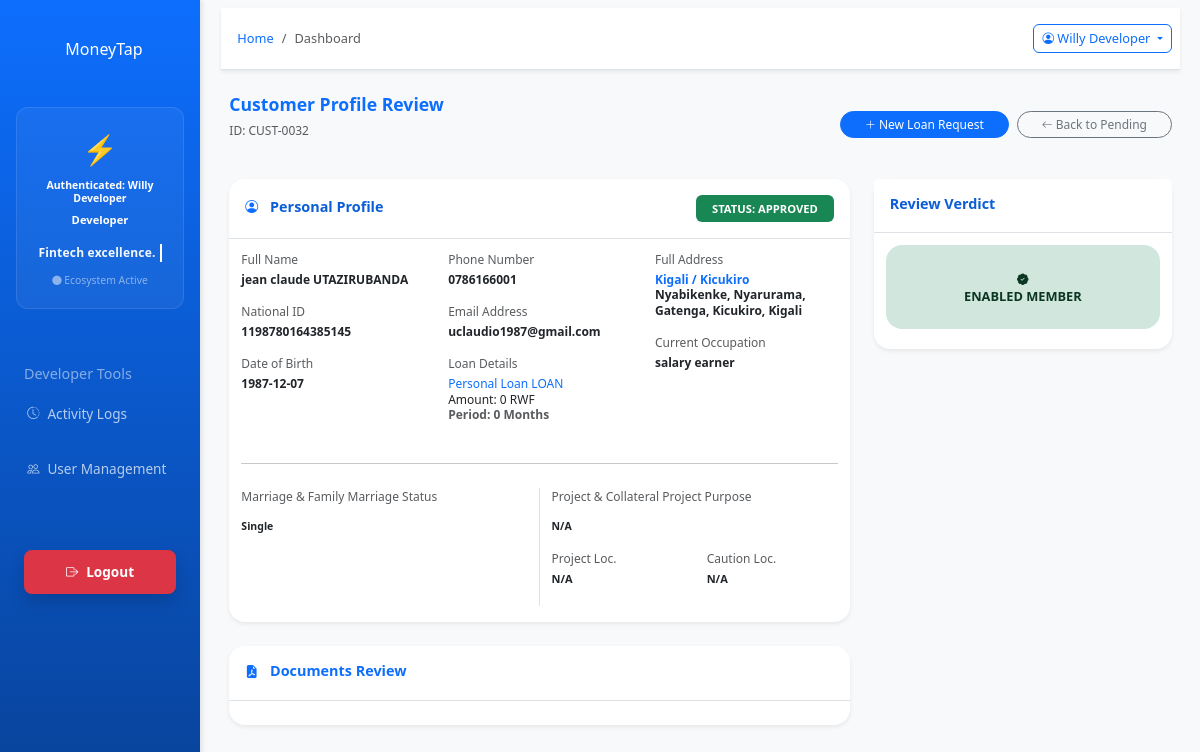
Screenshot of /app.moneytap/index.php?page=view_customer&id=144 (signed in) with the database file from the repository.
### tables this page shows
CREATE TABLE `customers` (
  `customer_id` int(11) NOT NULL,
  `customer_code` varchar(50) NOT NULL,
  `customer_name` varchar(255) NOT NULL,
  `birth_place` text,
  `id_number` varchar(50) NOT NULL,
  `account_number` varchar(50) DEFAULT NULL,
  `occupation` varchar(100) DEFAULT NULL,
  `gender` enum('Male','Female','Other') DEFAULT 'Male',
  `date_of_birth` date DEFAULT NULL,
  `phone` varchar(20) NOT NULL,
  `email` varchar(120) DEFAULT NULL,
  `organization` varchar(150) DEFAULT 'gracelending',
  `father_name` varchar(150) DEFAULT NULL,
  `mother_name` varchar(150) DEFAULT NULL,
  `marriage_type` enum('Single','Married','Divorced') DEFAULT 'Single',
  `spouse` varchar(150) DEFAULT NULL,
  `spouse_id` varchar(50) DEFAULT NULL,
  `spouse_occupation` varchar(100) DEFAULT NULL,
  `spouse_phone` varchar(20) DEFAULT NULL,
  `address` text,
  `location` text,
  `project` varchar(150) DEFAULT NULL,
  `project_location` varchar(150) DEFAULT NULL,
  `caution_location` varchar(150) DEFAULT NULL,
  `loan_type` varchar(50) DEFAULT NULL,
  `requested_amount` decimal(15,2) DEFAULT '0.00',
  `loan_duration` int(11) DEFAULT '0',
  `province` varchar(100) DEFAULT NULL,
  `district` varchar(100) DEFAULT NULL,
  `sector` varchar(100) DEFAULT NULL,
  `cell` varchar(100) DEFAULT NULL,
  `village` varchar(100) DEFAULT NULL,
  `created_by` varchar(100) DEFAULT 'admin',
  `created_at` datetime DEFAULT CURRENT_TIMESTAMP,
  `updated_at` datetime DEFAULT CURRENT_TIMESTAMP ON UPDATE CURRENT_TIMESTAMP,
  `is_active` tinyint(1) DEFAULT '1',
  `status` varchar(50) DEFAULT 'Approved',
  `doc_id` varchar(255) DEFAULT NULL COMMENT 'National ID Path',
  `doc_contract` varchar(255) DEFAULT NULL COMMENT 'Work Contract Path',
  `doc_statement` varchar(255) DEFAULT NULL COMMENT 'Bank Statement Path',
  `doc_payslip` varchar(255) DEFAULT NULL COMMENT 'Payslip Path',
  `doc_marital` varchar(255) DEFAULT NULL COMMENT 'Marital Status Cert Path',
  `doc_rdb` varchar(255) DEFAULT NULL COMMENT 'RDB Certificate Path',
  `has_guarantor` enum('Yes','No') DEFAULT 'No',
  `guarantor_name` varchar(150) DEFAULT NULL,
  `guarantor_id` varchar(50) DEFAULT NULL,
  `guarantor_phone` varchar(20) DEFAULT NULL,
  `guarantor_occupation` varchar(100) DEFAULT NULL,
  `tin_number` varchar(20) DEFAULT NULL,
  `risk_rating` varchar(50) DEFAULT NULL,
  `current_balance` decimal(15,2) DEFAULT '0.00',
  `total_loans` decimal(15,2) DEFAULT '0.00',
  `total_paid` decimal(15,2) DEFAULT '0.00',
  `rejection_reason` text,
  `correction_fields` text,
  `admin_note` text,
  `client_resubmitted` tinyint(1) DEFAULT '0',
  `resubmitted_fields` text,
  `total_disbursed` decimal(15,2) NOT NULL DEFAULT '0.00',
  `total_outstanding` decimal(15,2) NOT NULL DEFAULT '0.00',
  `last_loan_date` date DEFAULT NULL,
  `record_date` datetime NOT NULL DEFAULT CURRENT_TIMESTAMP,
  `collateral_type` enum('Movable','Immovable') DEFAULT NULL,
  `collateral_sub_type` varchar(50) DEFAULT NULL,
  `upi_location` varchar(100) DEFAULT NULL,
  `square_mtrs` varchar(50) DEFAULT NULL,
  `doc_loan_clearance` varchar(255) DEFAULT NULL,
  `doc_power_of_attorney` varchar(255) DEFAULT NULL,
  `doc_guarantor_letter` varchar(255) DEFAULT NULL
);

### app.moneytap/modules/view_customer.php (the view, shortened to what this page needs)
<?php
$conn = getConnection();
$customer_id = isset($_GET['id']) ? intval($_GET['id']) : 0;
$customer = null;
$sql = "SELECT * FROM customers WHERE customer_id = ?";
$stmt = $conn->prepare($sql);
if ($stmt) {
    $stmt->bind_param("i", $customer_id);
    $stmt->execute();
    $result = $stmt->get_result();
    $customer = $result->fetch_assoc();
} else {
    $error_message = "Failed to fetch customer data: " . $conn->error;
}
$resubbed = !empty($customer['resubmitted_fields']) ? explode(',', $customer['resubmitted_fields']) : [];
?>
<div class="row mb-4">
    <div class="col-12">
        <div class="d-flex justify-content-between align-items-center">
            <div>
                <h2 class="h4 fw-bold text-primary">Customer Profile Review</h2>
                <p class="text-muted small">ID: <?php echo $customer['customer_code']; ?></p>
            </div>
            <div class="d-flex gap-2">
                <a href="?page=add_loan_request&cid=<?php echo $customer_id; ?>" class="btn btn-primary btn-sm rounded-pill px-4">
                    <i class="bi bi-plus-lg"></i> New Loan Request
                </a>
                <a href="?page=pending_customers" class="btn btn-outline-secondary btn-sm rounded-pill px-4">
                    <i class="bi bi-arrow-left"></i> Back to Pending
                </a>
            </div>
        </div>
    </div>
</div>
<div class="row">
    <div class="col-lg-8">
        <div class="card mb-4 shadow-sm border-0 rounded-4 overflow-hidden">
            <div class="card-header bg-white py-3 d-flex justify-content-between align-items-center border-bottom">
                <h6 class="mb-0 fw-bold"><i class="bi bi-person-circle text-primary me-2"></i> Personal Profile</h6>
                <?php
                $stat = $customer['status'];
                $status_class = 'bg-secondary';
                if ($stat == 'Approved') $status_class = 'bg-success';
                ?>
                <div>
                    <span class="badge <?php echo $status_class; ?> p-2 px-3">
                        STATUS: <?php echo strtoupper(htmlspecialchars($stat)); ?>
                    </span>
                </div>
            </div>
            <div class="card-body">
                <div class="row g-4">
                    <div class="col-md-4">
                        <label class="text-muted small mb-1 uppercase tracking-wider font-bold">Full Name <?php if(in_array('customer_name', $resubbed)) echo '<span class="text-danger">(NEW)</span>'; ?></label>
                        <p class="fw-bold mb-3"><?php echo htmlspecialchars($customer['customer_name']); ?></p>
                        <label class="text-muted small mb-1 uppercase tracking-wider font-bold">National ID <?php if(in_array('id_number', $resubbed)) echo '<span class="text-danger">(NEW)</span>'; ?></label>
                        <p class="fw-bold mb-3"><?php echo htmlspecialchars($customer['id_number']); ?></p>
                        <label class="text-muted small mb-1 uppercase tracking-wider font-bold">Date of Birth</label>
                        <p class="fw-bold mb-3"><?php echo htmlspecialchars($customer['date_of_birth'] ?: 'N/A'); ?></p>
                    </div>
                    <div class="col-md-4">
                        <label class="text-muted small mb-1 uppercase tracking-wider font-bold">Phone Number <?php if(in_array('phone', $resubbed)) echo '<span class="text-danger">(NEW)</span>'; ?></label>
                        <p class="fw-bold mb-3"><?php echo htmlspecialchars($customer['phone']); ?></p>
                        <label class="text-muted small mb-1 uppercase tracking-wider font-bold">Email Address</label>
                        <p class="fw-bold mb-3"><?php echo htmlspecialchars($customer['email'] ?: 'N/A'); ?></p>
                        <label class="text-muted small mb-1 uppercase tracking-wider font-bold">Loan Details</label>
                        <p class="mb-0 font-bold text-primary"><?php echo htmlspecialchars($customer['loan_type']); ?> LOAN</p>
                        <p class="mb-0 fw-black text-dark">Amount: <?php echo number_format($customer['requested_amount'] ?? 0); ?> RWF</p>
                        <p class="mb-3 x-small fw-bold text-muted">Period: <?php echo $customer['loan_duration'] ?? 0; ?> Months</p>
                    </div>
                    <div class="col-md-4">
                        <label class="text-muted small mb-1 uppercase tracking-wider font-bold">Full Address</label>
                        <p class="fw-bold mb-0 text-primary"><?php echo htmlspecialchars($customer['province'] ?: 'N/A'); ?> / <?php echo htmlspecialchars($customer['district'] ?: 'N/A'); ?></p>
                        <p class="fw-bold mb-3"><?php echo htmlspecialchars($customer['location'] ?: 'N/A'); ?></p>
                        <label class="text-muted small mb-1 uppercase tracking-wider font-bold">Current Occupation</label>
                        <p class="fw-bold mb-3"><?php echo htmlspecialchars($customer['occupation'] ?: 'N/A'); ?></p>
                    </div>
                </div>
                <hr class="my-4 op-20">
                <div class="row g-4">
                    <div class="col-md-6 border-end">
                        <label class="small fw-black text-muted mb-3 block uppercase tracking-tighter">Marriage & Family</label>
                        <label class="text-muted x-small mb-1">Marriage Status</label>
                        <p class="fw-bold small mb-0"><?php echo htmlspecialchars($customer['marriage_type']); ?></p>
                    </div>
                    <div class="col-md-6">
                        <label class="small fw-black text-muted mb-3 block uppercase tracking-tighter">Project & Collateral</label>
                        <label class="text-muted x-small mb-1">Project Purpose</label>
                        <p class="fw-bold small mb-3"><?php echo htmlspecialchars($customer['project'] ?: 'N/A'); ?></p>
                        <div class="row">
                            <div class="col-6">
                                <label class="text-muted x-small mb-1">Project Loc.</label>
                                <p class="fw-bold x-small mb-3"><?php echo htmlspecialchars($customer['project_location'] ?: 'N/A'); ?></p>
                            </div>
                            <div class="col-6">
                                <label class="text-muted x-small mb-1">Caution Loc.</label>
                                <p class="fw-bold x-small mb-3"><?php echo htmlspecialchars($customer['caution_location'] ?: 'N/A'); ?></p>
                            </div>
                        </div>
                    </div>
                </div>
            </div>
        </div>
        <div class="card mb-4 shadow-sm border-0 rounded-4 overflow-hidden">
            <div class="card-header bg-white py-3 border-bottom">
                <h6 class="mb-0 fw-bold text-primary"><i class="bi bi-file-earmark-pdf-fill me-2"></i> Documents Review</h6>
            </div>
            <div class="card-body bg-light/30">
            </div>
        </div>
    </div>
    <div class="col-lg-4">
        <div class="card shadow-sm border-0 rounded-4 mb-4">
            <div class="card-header bg-white py-3 border-bottom"><h6 class="mb-0 fw-bold">Review Verdict</h6></div>
            <div class="card-body">
                <?php if($customer['status'] != 'Approved'): ?>
                    <div class="d-grid gap-2 mb-4">
                        <form method="POST">
                            <input type="hidden" name="action_type" value="approve">
                            <button type="submit" class="btn btn-success w-100 py-3 fw-bold rounded-3 shadow-sm" onclick="return confirm('Approve this member?')">APPROVE MEMBER</button>
                        </form>
                    </div>
                    <div class="mb-4">
                        <p class="small fw-bold text-info mb-2"><i class="bi bi-pencil-square"></i> REQUEST CORRECTION</p>
                        <form method="POST">
                            <input type="hidden" name="action_type" value="request_correction">
                            <div class="bg-light p-3 rounded-3 mb-3" style="max-height: 200px; overflow-y: auto;">
                                <?php
                                $all_fields = [
                                    'customer_name' => 'Full Name', 'id_number' => 'National ID', 'phone' => 'Phone Number',
                                    'requested_amount' => 'Requested Amount', 'loan_duration' => 'Loan Period',
                                    'email' => 'Email', 'dob' => 'Date of Birth', 'occupation' => 'Occupation',
                                    'province' => 'Province', 'location' => 'District/Area',
                                    'doc_id' => 'ID Copy', 'doc_contract' => 'Contract',
                                    'doc_statement' => 'Statement', 'doc_payslip' => 'Payslip',
                                    'doc_marital' => 'Marital Cert', 'doc_rdb' => 'RDB Cert',
                                    'doc_loan_clearance' => 'Loan Clearance', 'doc_power_of_attorney' => 'Power of Attorney'
                                ];
                                foreach($all_fields as $f_key => $f_label):
                                ?>
                                    <div class="form-check mb-1">
                                        <input class="form-check-input" type="checkbox" name="fields[]" value="<?php echo $f_key; ?>" id="f_<?php echo $f_key; ?>">
                                        <label class="form-check-label small" for="f_<?php echo $f_key; ?>"><?php echo $f_label; ?></label>
                                    </div>
                                <?php endforeach; ?>
                            </div>
                            <div class="mb-3">
                                <label class="x-small fw-bold text-muted mb-1">Note to Client</label>
                                <textarea name="admin_note" class="form-control form-control-sm" rows="3" placeholder="Explain what to fix..."></textarea>
                            </div>
                            <button type="submit" class="btn btn-outline-info w-100 fw-bold border-2">Send Request</button>
                        </form>
                    </div>
                    <div class="pt-3 border-top">
                        <p class="small fw-bold text-danger mb-2">REJECT APPLICATION</p>
                        <form method="POST">
                            <input type="hidden" name="action_type" value="reject">
                            <div class="mb-3">
                                <label class="x-small fw-bold text-muted mb-1">Reason</label>
                                <textarea name="rejection_reason" class="form-control form-control-sm" rows="2" placeholder="Why reject?"></textarea>
                            </div>
                            <button type="submit" class="btn btn-outline-danger w-100 btn-sm font-bold border-2" onclick="return confirm('Confirm rejection?')">REJECT NOW</button>
                        </form>
                    </div>
                <?php else: ?>
                    <div class="alert alert-success text-center py-4 border-0 rounded-4">
                        <i class="bi bi-patch-check-fill display-5 mb-2"></i>
                        <p class="fw-bold mb-0">ENABLED MEMBER</p>
                    </div>
                <?php endif; ?>
            </div>
        </div>
    </div>
</div>

### rows the page displays
customers: customer_code "CUST-0032", status "APPROVED", customer_name "jean claude UTAZIRUBANDA", id_number "1198780164385145", date_of_birth "1987-12-07", phone "0786166001", email "uclaudio1987@gmail.com", loan_type "Personal Loan", requested_amount "0", loan_duration "0", province "Kigali", district "Kicukiro", location "Nyabikenke, Nyarurama, Gatenga, Kicukiro, Kigali", occupation "salary earner", marriage_type "Single", project "N/A", project_location "N/A", caution_location "N/A"

### other values shown
$_SESSION['user_name'] "Willy Developer"
$user_role "Developer"
$page_title "Dashboard"
